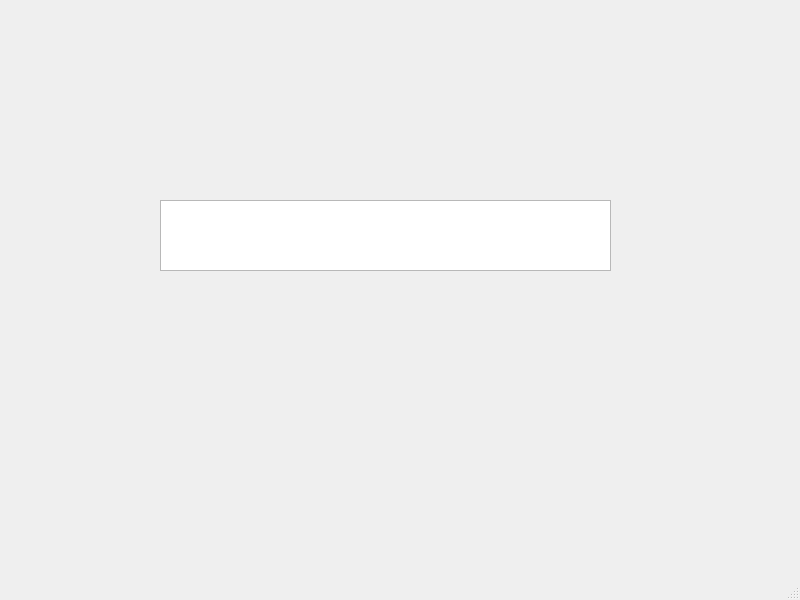
<?xml version="1.0" encoding="UTF-8"?>
<ui version="4.0">
 <class>MainWindow</class>
 <widget class="QMainWindow" name="MainWindow">
  <property name="geometry">
   <rect>
    <x>0</x>
    <y>0</y>
    <width>800</width>
    <height>600</height>
   </rect>
  </property>
  <property name="windowTitle">
   <string>MainWindow</string>
  </property>
  <widget class="QWidget" name="centralwidget">
   <widget class="QTextEdit" name="textEdit">
    <property name="geometry">
     <rect>
      <x>160</x>
      <y>200</y>
      <width>451</width>
      <height>71</height>
     </rect>
    </property>
   </widget>
  </widget>
  <widget class="QMenuBar" name="menubar">
   <property name="geometry">
    <rect>
     <x>0</x>
     <y>0</y>
     <width>800</width>
     <height>21</height>
    </rect>
   </property>
  </widget>
  <widget class="QStatusBar" name="statusbar"/>
 </widget>
 <resources/>
 <connections/>
</ui>
